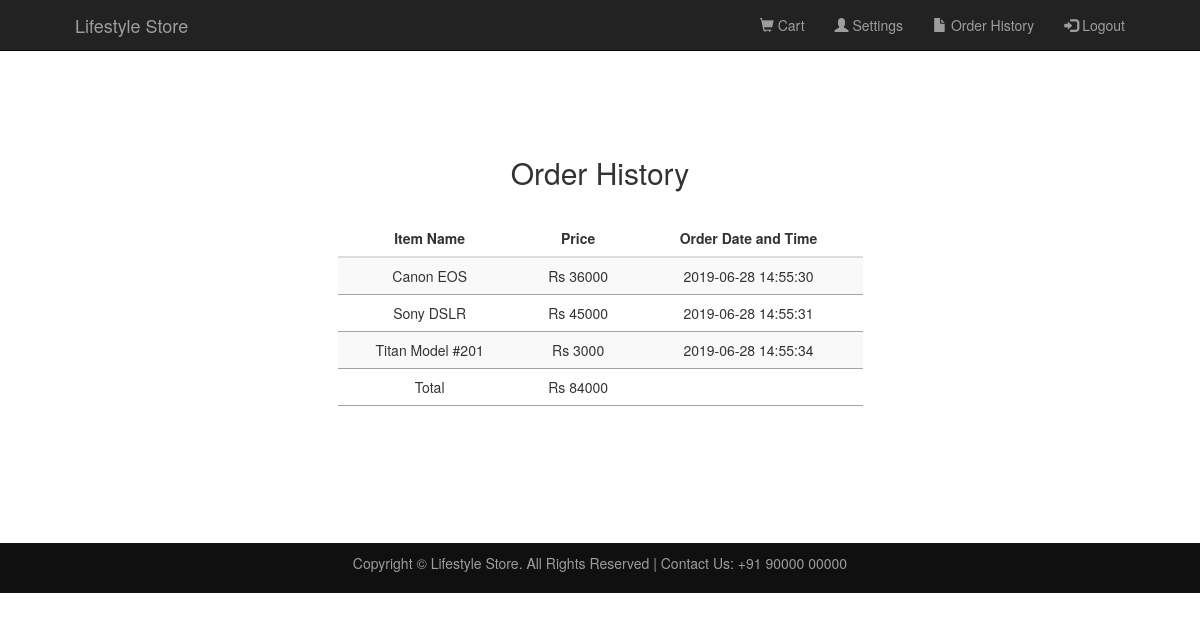
/order_history.php (signed in), run on the app's committed database.
### tables this page shows
CREATE TABLE IF NOT EXISTS `users_items` (
  `id` int(11) NOT NULL AUTO_INCREMENT,
  `user_id` int(11) NOT NULL,
  `item_id` int(11) NOT NULL,
  `status` enum('Added to cart','Confirmed') NOT NULL,
  `time` timestamp NOT NULL DEFAULT CURRENT_TIMESTAMP,
  PRIMARY KEY (`id`),
  KEY `user_id` (`user_id`),
  KEY `item_id` (`item_id`)
);

CREATE TABLE IF NOT EXISTS `items` (
  `id` int(11) NOT NULL AUTO_INCREMENT,
  `name` varchar(255) NOT NULL,
  `price` int(11) NOT NULL,
  PRIMARY KEY (`id`)
);

### order_history.php (the view, shortened to what this page needs)
<!DOCTYPE html>
<html>
    <head>
        <link rel="stylesheet" href="https://maxcdn.bootstrapcdn.com/bootstrap/3.3.7/css/bootstrap.min.css" >
        <link rel="stylesheet" type="text/css" href="css/style.css">
    </head>
    <body>
        <?php
        include 'includes/header.php';
        ?>
        <center><div id='orderhist_head'><h2>Order History</h2></div></center>
    <center>
        <div class="container">
                        <?php
                        $sum = 0;
                        $user_id = $_SESSION['user_id'];
                        $query = "SELECT items.price AS Price, items.id, users_items.time AS Time, items.name AS Name FROM users_items JOIN items ON users_items.item_id = items.id WHERE users_items.user_id='$user_id' and status='Confirmed'";
                        $result = mysqli_query($con, $query)or die($mysqli_error($con));
                        if (mysqli_num_rows($result) >= 1) {
                            ?>
                        <table class="table table-striped" id="orderhist_table" style="width: 50%;margin-bottom: 13%">
                            <thead>
                                <tr>
                                    <th>Item Name</th>
                                    <th>Price</th>
                                    <th>Order Date and Time</th>
                                </tr>
                            </thead>
                            <tbody>
                                <?php
                                while ($row = mysqli_fetch_array($result)) {
                                    $sum+= $row["Price"];
                                    echo "<tr>
                                              <td>" . $row["Name"] . "</td>
                                              <td>Rs " . $row["Price"] . "</td>
                                              <td>" . $row["Time"]. "</td>
                                          </tr>";
                                }
                                echo "<tr>
                                          <td>Total</td>
                                          <td>Rs " . $sum . "</td>
                                          <td></td>
                                          </tr>";
                                ?>
                            </tbody>
                            </table>
                            <?php
                        } else {
                            echo "<center><div style='text-align:left;margin:5% 0% 25% 0%;width:60%'>No Order has been placed! Start Shopping!</div></center>";
                        }
                        ?>
        </div>
    </center>
            <?php include 'includes/footer.php';?>
    </body>
</html>

### includes/header.php (shortened to what this page needs)
<div class="navbar navbar-inverse navbar-fixed-top">
<div class="container">
    <div class="navbar-header">
        <a class="navbar-brand" href="index.php">Lifestyle Store</a>
    </div>
    <div class="collapse navbar-collapse" id="myNavbar">
        <ul class="nav navbar-nav navbar-right">
            <?php
            if (isset($_SESSION['email'])) {
                ?>
            <li><a href = "cart.php"><span class = "glyphicon glyphicon-shopping-cart"></span> Cart </a></li>
            <li><a href = "settings.php"><span class = "glyphicon glyphicon-user"></span> Settings</a></li>
            <li><a href = "order_history.php"><span class = "glyphicon glyphicon-file"></span> Order History</a></li>
            <li><a href = "logout.php"><span class = "glyphicon glyphicon-log-in"></span> Logout</a></li>
        <?php
}
?>
        </ul>
    </div>
</div>
</div>

### includes/footer.php
<footer>
    <div class="container">
        <center>
            <p>Copyright &copy; Lifestyle Store. All Rights Reserved | Contact Us: +91 90000 00000</p>
        </center>
    </div>
</footer>

### css/style.css (style rules this page uses)
body { width:100%; height:100%; margin: 0; }
a { text-decoration: none; background-color:transparent; color: #ededed; }
.container { width:90%; margin:auto; overflow:hidden; }
footer { padding: 10px 0; background-color: #101010; color:#9d9d9d; position: relative; width: 100%; }
table { border-collapse: collapse; text-align: center; width: 100%; position: relative; padding-top: 2%; padding-bottom: 2%; margin-top: 19%; margin-bottom: 19%; max-width: 600px; }
th,td { text-align: center; padding:15px; height: 30px; }
td { border-bottom: 1px solid #a4a4a4; }
th { border-bottom: 2px solid #a4a4a4; }
#orderhist_table { margin-top:2%; }
#orderhist_head { margin-top:13%; }

### data on the page
users_items: item.name "Canon EOS", item.price "36000", time "2019-06-28 14:55:30"
users_items: item.name "Sony DSLR", item.price "45000", time "2019-06-28 14:55:31"
users_items: item.name "Titan Model #201", item.price "3000", time "2019-06-28 14:55:34"

### other printed values
$sum "84000"
